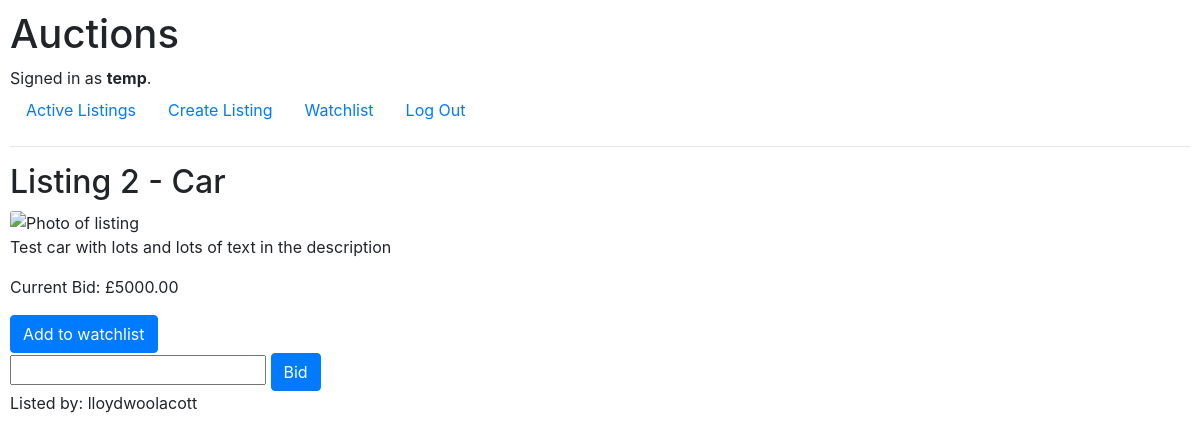
Page /listing/Car (signed in) on the committed database.
### auctions/models.py (models this page shows, shortened)
class User(AbstractUser):
    watchlist = models.ManyToManyField("Auction_listing", blank=True, related_name="watchers")

class Auction_listing(models.Model):
    listing_title = models.CharField(max_length=64)
    description = models.CharField(max_length=128)
    image_url = models.URLField(max_length=200)
    seller = models.ForeignKey(User, on_delete=models.CASCADE, related_name="seller")

class Bid(models.Model):
    bid = models.DecimalField(default=0, max_digits=6, decimal_places=2)
    listing = models.ForeignKey(Auction_listing, on_delete=models.CASCADE, related_name="bids")
    bidder = models.ForeignKey(User, on_delete=models.CASCADE, related_name="bidder")

### auctions/views.py (the view, shortened to what this page needs)
# urls.py: path("listing/<str:listing>", views.listing, name="listing"),
def listing(request, listing):
    if request.method == "POST":
        listing = request.POST["post_listing_title"]
    listing_obj = Auction_listing.objects.filter(listing_title=listing).first()
    bid_obj = listing_obj.bids.order_by('-bid').first()
    max_bid = bid_obj.bid if bid_obj else None
    if not max_bid:
            max_bid = 0
    error = None
    return render(request, "auctions/listing.html", {
        "listing":listing_obj,
        "max_bid":max_bid,
        "error":error
    })

### auctions/templates/auctions/listing.html (shortened to what this page needs)
{% extends "auctions/layout.html" %}
{% block body %}
            <h2>Listing {{ listing.id }} - {{listing.listing_title}}</h2>
            <img class="card-img-top" src="{{ listing.image_url }}" alt="Photo of {{ listing.title }} listing" style="height: 10rem; width: auto;">
            <p class="card-text">{{ listing.description }}</p>
            {% if max_bid %}
                <p>Current Bid: £{{ max_bid }}</p>
            {% else %}
                <p>Current Bid: £0</p>
            {% endif %}
            {% if user.is_authenticated %}
                <form action="{% url 'watchlist' %}" method="post">
                    <button type="submit" class="btn btn-primary">Add to watchlist</button>
                </form>
                <form action="{% url 'listing' listing=listing.listing_title %}" method="post">
                    <input type="number" name="add_bid">
                    <button type="submit" class="btn btn-primary">Bid</button>
                </form>
                <p> Listed by: {{ listing.seller }}</p>
            {% endif %}
{% endblock %}

### auctions/templates/auctions/layout.html (shortened to what this page needs)
{% load static %}
<!DOCTYPE html>
<html lang="en">
    <head>
        <link rel="stylesheet" href="https://stackpath.bootstrapcdn.com/bootstrap/4.4.1/css/bootstrap.min.css">
        <link href="{% static 'auctions/styles.css' %}" rel="stylesheet">
    </head>
    <body>
        <h1>Auctions</h1>
        <div>
            {% if user.is_authenticated %}
                Signed in as <strong>{{ user.username }}</strong>.
            {% else %}
                Not signed in.
            {% endif %}
        </div>
        <ul class="nav">
            <li class="nav-item">
                <a class="nav-link" href="{% url 'index' %}">Active Listings</a>
            </li>
            {% if user.is_authenticated %}
                <li class="nav-item">
                    <a class="nav-link" href="{% url 'create_listing' %}">Create Listing</a>
                </li>
                <li class="nav-item">
                    <a class="nav-link" href="{% url 'watchlist' %}">Watchlist</a>
                </li>
                <li class="nav-item">
                    <a class="nav-link" href="{% url 'logout' %}">Log Out</a>
                </li>
            {% endif %}
        </ul>
        <hr>
        {% block body %}
        {% endblock %}
    </body>
</html>

### auctions/static/auctions/styles.css (style rules this page uses)
body { padding: 10px; }

### rows in the picture
User: username "temp"
Auction_listing: id "2", listing_title "Car", description "Test car with lots and lots of text in the description", seller "lloydwoolacott"
Bid: bid "5000.00"
